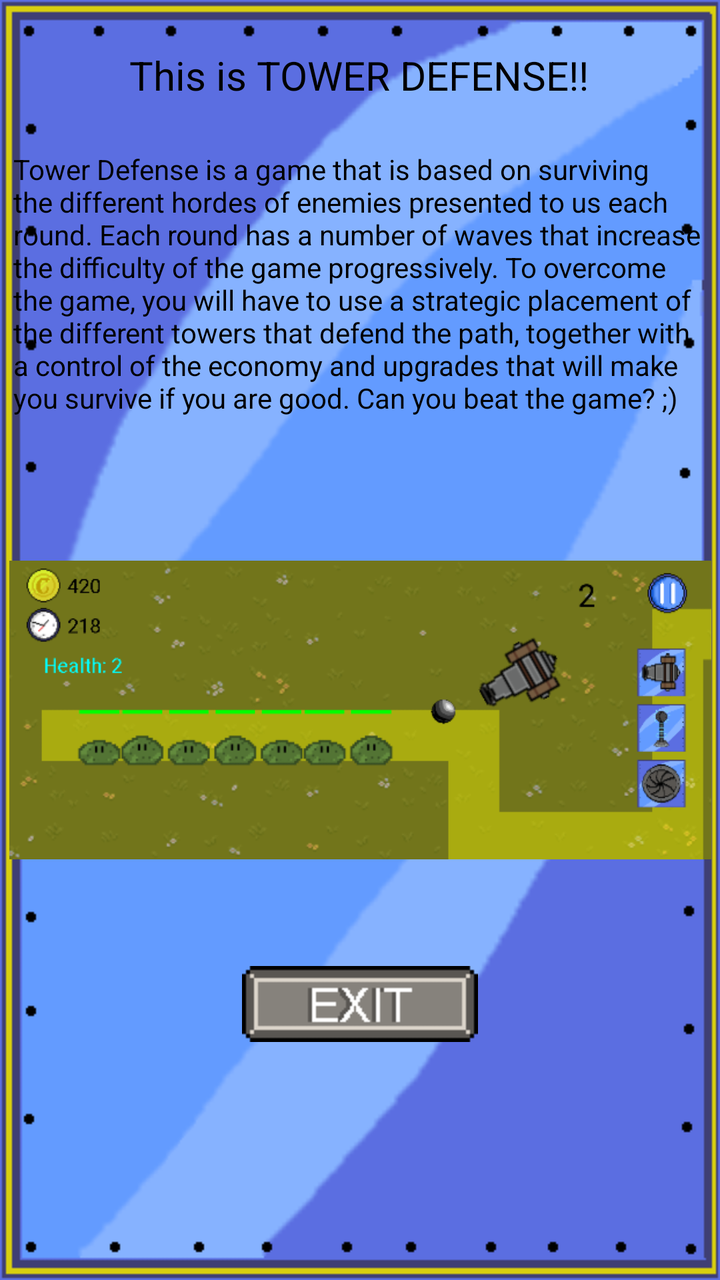
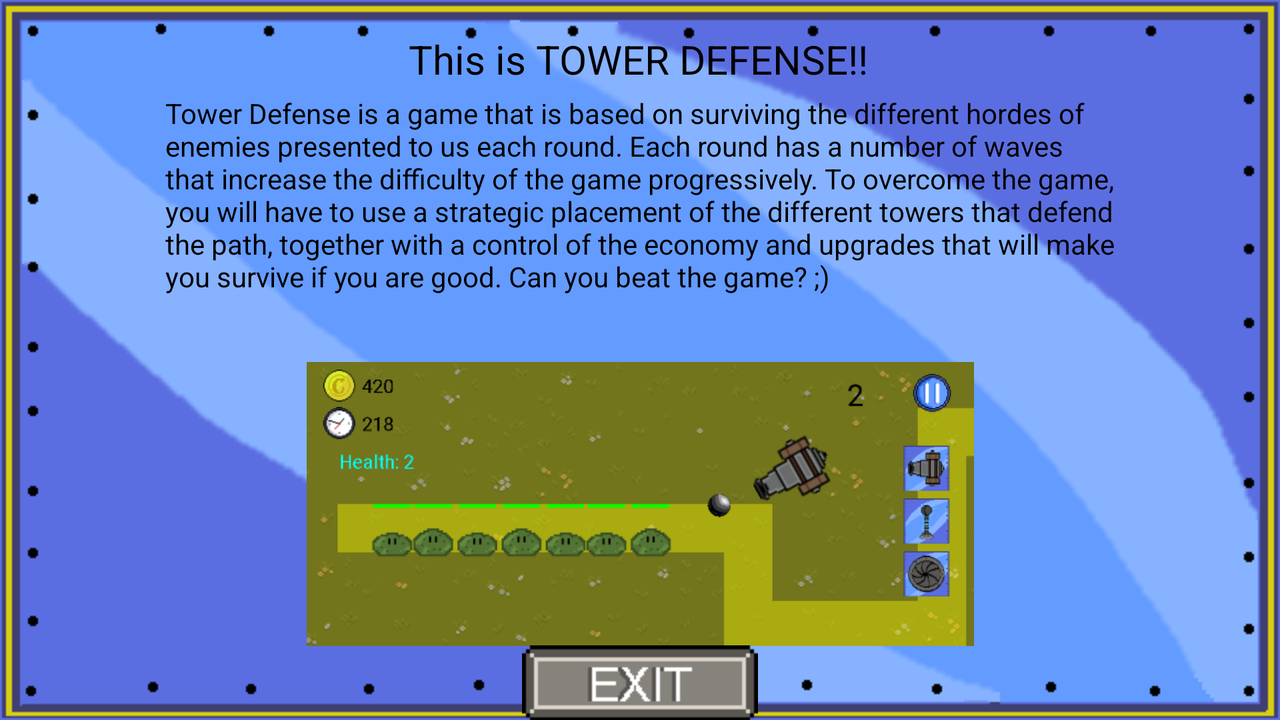

One screen, two layout resources from the same app: the default and the repository's alternative for another configuration. Each is rendered where Android would select it; the XML of both is given below.
<!-- AndroidManifest.xml: application theme Theme.TowerDefense -->
<!-- res/layout/activity_help.xml -->
<androidx.constraintlayout.widget.ConstraintLayout xmlns:android="http://schemas.android.com/apk/res/android"
    xmlns:app="http://schemas.android.com/apk/res-auto"
    xmlns:tools="http://schemas.android.com/tools"
    android:layout_width="match_parent"
    android:layout_height="match_parent"
    android:background="@drawable/universal_background">

    <TextView
        android:id="@+id/textView4"
        android:layout_width="347dp"
        android:layout_height="162dp"
        android:layout_marginTop="24dp"
        android:text="Tower Defense is a game that is based on surviving the different hordes of enemies presented to us each round. Each round has a number of waves that increase the difficulty of the game progressively. To overcome the game, you will have to use a strategic placement of the different towers that defend the path, together with a control of the economy and upgrades that will make you survive if you are good. Can you beat the game? ;)"
        android:textColor="@color/black"
        app:layout_constraintEnd_toEndOf="parent"
        app:layout_constraintStart_toStartOf="parent"
        app:layout_constraintTop_toBottomOf="@+id/textView5" />

    <TextView
        android:id="@+id/textView5"
        android:layout_width="wrap_content"
        android:layout_height="wrap_content"
        android:layout_marginTop="24dp"
        android:text="This is TOWER DEFENSE!!"
        android:textColor="@color/black"
        android:textSize="20sp"
        app:layout_constraintEnd_toEndOf="parent"
        app:layout_constraintHorizontal_bias="0.497"
        app:layout_constraintStart_toStartOf="parent"
        app:layout_constraintTop_toTopOf="parent" />

    <ImageView
        android:id="@+id/imageView"
        android:layout_width="351dp"
        android:layout_height="236dp"
        app:layout_constraintEnd_toEndOf="parent"
        app:layout_constraintStart_toStartOf="parent"
        app:layout_constraintTop_toBottomOf="@+id/textView4"
        app:srcCompat="@drawable/game_screen" />

    <ImageButton
        android:id="@+id/exitHelp"
        android:layout_width="wrap_content"
        android:layout_height="wrap_content"
        android:backgroundTint="#00FFFFFF"
        app:layout_constraintEnd_toEndOf="parent"
        app:layout_constraintStart_toStartOf="parent"
        app:layout_constraintTop_toBottomOf="@+id/imageView"
        app:srcCompat="@drawable/exit" />
</androidx.constraintlayout.widget.ConstraintLayout>
<!-- resources referenced by this layout -->
<resources>
  <!-- drawable exit: png bitmap (drawable, 511 bytes) -->
  <!-- drawable game_screen: png bitmap (drawable, 68062 bytes) -->
  <!-- drawable universal_background: png bitmap (drawable, 10778 bytes) -->
  <style name="Theme.TowerDefense" parent="Theme.MaterialComponents.DayNight.DarkActionBar">
          
          <item name="colorPrimary">@color/purple_500</item>
          <item name="colorPrimaryVariant">@color/purple_700</item>
          <item name="colorOnPrimary">@color/white</item>
          
          <item name="colorSecondary">@color/teal_200</item>
          <item name="colorSecondaryVariant">@color/teal_700</item>
          <item name="colorOnSecondary">@color/black</item>
          
          <item name="android:statusBarColor">?attr/colorPrimaryVariant</item>
          
      </style>
</resources>
<!-- res/layout-land/activity_help.xml (the repository's variant of the layout above) -->
<!-- drawn on the phone turned sideways -->
<androidx.constraintlayout.widget.ConstraintLayout xmlns:android="http://schemas.android.com/apk/res/android"
    xmlns:app="http://schemas.android.com/apk/res-auto"
    xmlns:tools="http://schemas.android.com/tools"
    android:layout_width="match_parent"
    android:layout_height="match_parent"
    android:background="@drawable/universal_background_h">

    <TextView
        android:id="@+id/textView4"
        android:layout_width="475dp"
        android:layout_height="118dp"
        android:layout_marginTop="4dp"
        android:text="Tower Defense is a game that is based on surviving the different hordes of enemies presented to us each round. Each round has a number of waves that increase the difficulty of the game progressively. To overcome the game, you will have to use a strategic placement of the different towers that defend the path, together with a control of the economy and upgrades that will make you survive if you are good. Can you beat the game? ;)"
        android:textColor="@color/black"
        app:layout_constraintEnd_toEndOf="parent"
        app:layout_constraintStart_toStartOf="parent"
        app:layout_constraintTop_toBottomOf="@+id/textView5" />

    <TextView
        android:id="@+id/textView5"
        android:layout_width="wrap_content"
        android:layout_height="wrap_content"
        android:layout_marginTop="16dp"
        android:text="This is TOWER DEFENSE!!"
        android:textColor="@color/black"
        android:textSize="20sp"
        app:layout_constraintEnd_toEndOf="parent"
        app:layout_constraintHorizontal_bias="0.498"
        app:layout_constraintStart_toStartOf="parent"
        app:layout_constraintTop_toTopOf="parent" />

    <ImageView
        android:id="@+id/imageView"
        android:layout_width="351dp"
        android:layout_height="142dp"
        android:layout_marginTop="16dp"
        app:layout_constraintEnd_toEndOf="parent"
        app:layout_constraintStart_toStartOf="parent"
        app:layout_constraintTop_toBottomOf="@+id/textView4"
        app:srcCompat="@drawable/game_screen" />

    <ImageButton
        android:id="@+id/exitHelp"
        android:layout_width="wrap_content"
        android:layout_height="wrap_content"
        android:backgroundTint="#00FFFFFF"
        app:layout_constraintBottom_toBottomOf="parent"
        app:layout_constraintEnd_toEndOf="parent"
        app:layout_constraintStart_toStartOf="parent"
        app:layout_constraintTop_toBottomOf="@+id/imageView"
        app:srcCompat="@drawable/exit" />
</androidx.constraintlayout.widget.ConstraintLayout>
<!-- resources referenced by the variant -->
<!-- as the phone turned sideways resolves them -->
<resources>
  <!-- drawable exit: png bitmap (drawable, 511 bytes) -->
  <!-- drawable game_screen: png bitmap (drawable, 68062 bytes) -->
  <!-- drawable universal_background_h: png bitmap (drawable, 10265 bytes) -->
  <style name="Theme.TowerDefense" parent="Theme.MaterialComponents.DayNight.DarkActionBar">
          
          <item name="colorPrimary">@color/purple_500</item>
          <item name="colorPrimaryVariant">@color/purple_700</item>
          <item name="colorOnPrimary">@color/white</item>
          
          <item name="colorSecondary">@color/teal_200</item>
          <item name="colorSecondaryVariant">@color/teal_700</item>
          <item name="colorOnSecondary">@color/black</item>
          
          <item name="android:statusBarColor">?attr/colorPrimaryVariant</item>
          
      </style>
</resources>
